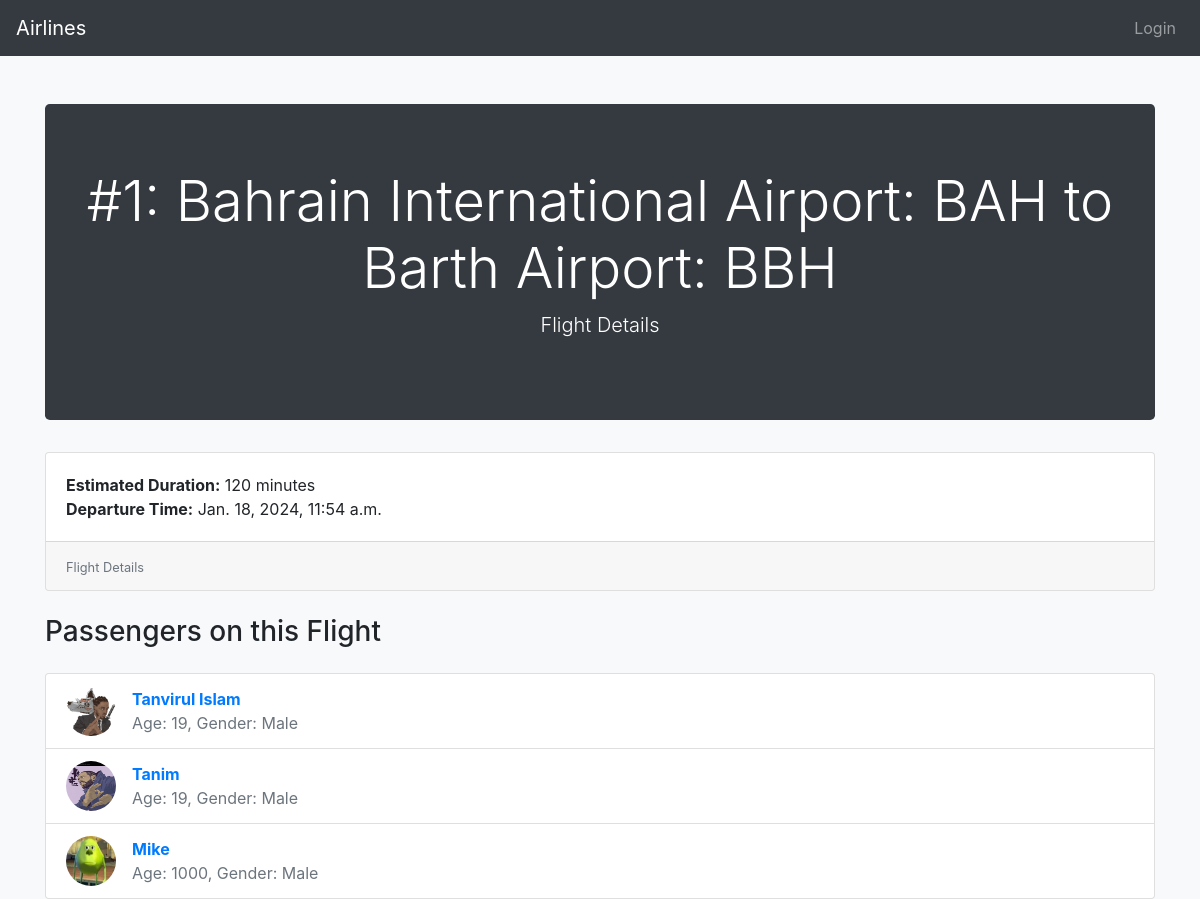
/flights/flights/1, run on the app's committed database.
### Flights/models.py (models this page shows, shortened)
class Flight(models.Model):
    origin = models.ForeignKey(Airport, on_delete=models.CASCADE, related_name='departures')
    destination = models.ForeignKey(Airport, on_delete=models.CASCADE, related_name='arrivals')
    estimatedDuration = models.IntegerField()
    departureTime = models.DateTimeField()

class Airport(models.Model):
    name = models.CharField(max_length=100, null=False)
    code = models.CharField(max_length=5, null=False)
    city = models.CharField(max_length=100, null=False)
    def __str__(self):
        return f"{self.name}: {self.code}"

class Passenger(models.Model):
    profileImage = models.ImageField(upload_to='profile_pictures', blank=True)
    firstName = models.CharField(max_length=100, null=False)
    lastName = models.CharField(max_length=100, blank=True)
    age = models.IntegerField()
    genderChoices = [
        ('M', 'Male'),
        ('F', 'Female'),
    ]
    gender = models.CharField(max_length=1, choices=genderChoices)
    email = models.EmailField(max_length=100)
    flights = models.ManyToManyField(Flight, blank=True, related_name="passengers")

### Flights/views.py (the view)
# urls.py: path('flights/<int:id>', views.flight, name='flight_details'),
def flight(request, id):
    if not request.user.is_authenticated:
        pass
    flight = models.Flight.objects.get(pk=id)
    return render(request, 'Flights/flight_details.html', {
        'flight': flight
    })

### Flights/templates/Flights/flight_details.html (shortened to what this page needs)
{% extends 'Flights/layout.html' %}
{% block body %}
    <div class="jumbotron text-center">
        <h1 class="display-4">#{{ flight.id }}: {{ flight.origin }} to {{ flight.destination }}</h1>
        <p class="lead">Flight Details</p>
    </div>
    <div class="card mb-4">
        <div class="card-body">
            <p class="card-text">
                <strong>Estimated Duration:</strong> {{ flight.estimatedDuration }} minutes<br>
                <strong>Departure Time:</strong> {{ flight.departureTime }}
            </p>
        </div>
        <div class="card-footer">
            <small class="text-muted">Flight Details</small>
        </div>
    </div>
    <h3 class="mb-4">Passengers on this Flight</h3>
    {% if flight.passengers.count > 0 %}
        <ul class="list-group">
            {% for passenger in flight.passengers.all %}
                <li class="list-group-item">
                    <div class="d-flex align-items-center">
                        {% if passenger.profileImage %}
                            <img src="{{ passenger.profileImage.url }}" alt="{{ passenger.firstName }}'s Profile Picture" class="mr-3 rounded-circle" style="width: 50px; height: 50px;">
                        {% else %}
                            <div class="mr-3 rounded-circle" style="width: 50px; height: 50px; background-color: #ccc;"></div>
                        {% endif %}
                        <div>
                            <strong><a href="{% url 'flights:passenger_details' passenger.id %}">{{ passenger.firstName }} {{ passenger.lastName }}</a></strong><br>
                            <span class="text-muted">Age: {{ passenger.age }}, Gender: {{ passenger.get_gender_display }}</span>
                        </div>
                    </div>
                </li>
            {% endfor %}
        </ul>
    {% else %}
        <p>No passengers on this flight yet.</p>
    {% endif %}
{% endblock %}

### Flights/templates/Flights/layout.html (style rules this page uses)
body { background-color: #f8f9fa; }
.jumbotron { background-color: #343a40; color: white; }

### data on the page
Flight: id "1", origin "Bahrain International Airport: BAH", destination "Barth Airport: BBH", estimatedDuration "120", departureTime "Jan. 18, 2024, 11:54 a.m."
Passenger: profileImage (picture), firstName "Tanvirul", lastName "Islam", age "19", gender "Male"
Passenger: profileImage (picture), firstName "Tanim", age "19", gender "Male"
Passenger: profileImage (picture), firstName "Mike", age "1000", gender "Male"
